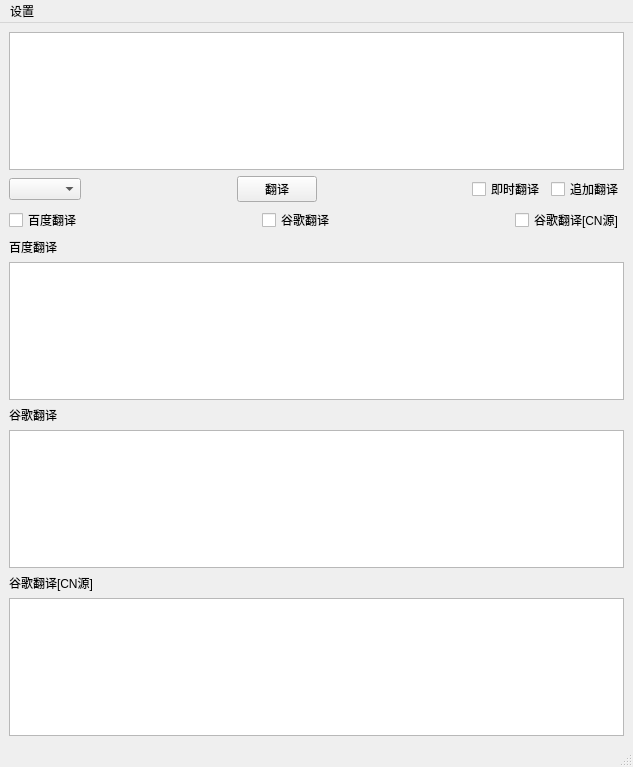
<?xml version="1.0" encoding="UTF-8"?>
<ui version="4.0">
 <class>MainWindow</class>
 <widget class="QMainWindow" name="MainWindow">
  <property name="geometry">
   <rect>
    <x>0</x>
    <y>0</y>
    <width>633</width>
    <height>767</height>
   </rect>
  </property>
  <property name="windowTitle">
   <string>Fast-Translate</string>
  </property>
  <property name="windowIcon">
   <iconset>
    <normaloff>./data/icon/logo.svg.png</normaloff>./data/icon/logo.svg.png</iconset>
  </property>
  <widget class="QWidget" name="centralwidget">
   <layout class="QVBoxLayout" name="verticalLayout_3">
    <item>
     <widget class="QTextEdit" name="originalText">
      <property name="sizePolicy">
       <sizepolicy hsizetype="Expanding" vsizetype="Preferred">
        <horstretch>0</horstretch>
        <verstretch>0</verstretch>
       </sizepolicy>
      </property>
      <property name="maximumSize">
       <size>
        <width>16777215</width>
        <height>16777215</height>
       </size>
      </property>
     </widget>
    </item>
    <item>
     <layout class="QVBoxLayout" name="verticalLayout_2">
      <item>
       <layout class="QHBoxLayout" name="horizontalLayout_2">
        <item>
         <widget class="QComboBox" name="targetBox"/>
        </item>
        <item>
         <spacer name="horizontalSpacer_4">
          <property name="orientation">
           <enum>Qt::Horizontal</enum>
          </property>
          <property name="sizeHint" stdset="0">
           <size>
            <width>40</width>
            <height>20</height>
           </size>
          </property>
         </spacer>
        </item>
        <item>
         <widget class="QPushButton" name="translateButton">
          <property name="text">
           <string>翻译</string>
          </property>
         </widget>
        </item>
        <item>
         <spacer name="horizontalSpacer">
          <property name="orientation">
           <enum>Qt::Horizontal</enum>
          </property>
          <property name="sizeHint" stdset="0">
           <size>
            <width>40</width>
            <height>20</height>
           </size>
          </property>
         </spacer>
        </item>
        <item>
         <widget class="QCheckBox" name="translateNowBox">
          <property name="text">
           <string>即时翻译</string>
          </property>
         </widget>
        </item>
        <item>
         <widget class="QCheckBox" name="additionalBox">
          <property name="text">
           <string>追加翻译</string>
          </property>
         </widget>
        </item>
       </layout>
      </item>
      <item>
       <layout class="QHBoxLayout" name="horizontalLayout_3">
        <item>
         <widget class="QCheckBox" name="baiduBox">
          <property name="text">
           <string>百度翻译</string>
          </property>
         </widget>
        </item>
        <item>
         <spacer name="horizontalSpacer_2">
          <property name="orientation">
           <enum>Qt::Horizontal</enum>
          </property>
          <property name="sizeHint" stdset="0">
           <size>
            <width>40</width>
            <height>20</height>
           </size>
          </property>
         </spacer>
        </item>
        <item>
         <widget class="QCheckBox" name="googleBox">
          <property name="text">
           <string>谷歌翻译</string>
          </property>
         </widget>
        </item>
        <item>
         <spacer name="horizontalSpacer_3">
          <property name="orientation">
           <enum>Qt::Horizontal</enum>
          </property>
          <property name="sizeHint" stdset="0">
           <size>
            <width>40</width>
            <height>20</height>
           </size>
          </property>
         </spacer>
        </item>
        <item>
         <widget class="QCheckBox" name="googleCNBox">
          <property name="text">
           <string>谷歌翻译[CN源]</string>
          </property>
         </widget>
        </item>
       </layout>
      </item>
     </layout>
    </item>
    <item>
     <widget class="QLabel" name="baiduLabel">
      <property name="text">
       <string>百度翻译</string>
      </property>
     </widget>
    </item>
    <item>
     <widget class="QTextEdit" name="baiduText"/>
    </item>
    <item>
     <widget class="QLabel" name="googleLable">
      <property name="text">
       <string>谷歌翻译</string>
      </property>
     </widget>
    </item>
    <item>
     <widget class="QTextEdit" name="googleText"/>
    </item>
    <item>
     <widget class="QLabel" name="googleCNLable">
      <property name="text">
       <string>谷歌翻译[CN源]</string>
      </property>
     </widget>
    </item>
    <item>
     <widget class="QTextEdit" name="googleCNText"/>
    </item>
   </layout>
  </widget>
  <widget class="QStatusBar" name="statusbar"/>
  <widget class="QMenuBar" name="menubar">
   <property name="geometry">
    <rect>
     <x>0</x>
     <y>0</y>
     <width>633</width>
     <height>32</height>
    </rect>
   </property>
   <widget class="QMenu" name="menu">
    <property name="title">
     <string>设置</string>
    </property>
    <addaction name="translateSetting"/>
    <addaction name="copykeySetting"/>
    <addaction name="aboutSetting"/>
   </widget>
   <addaction name="menu"/>
  </widget>
  <action name="translateSetting">
   <property name="text">
    <string>翻译设置</string>
   </property>
  </action>
  <action name="copykeySetting">
   <property name="text">
    <string>快捷键设置</string>
   </property>
  </action>
  <action name="aboutSetting">
   <property name="text">
    <string>关于</string>
   </property>
  </action>
 </widget>
 <resources/>
 <connections/>
</ui>
